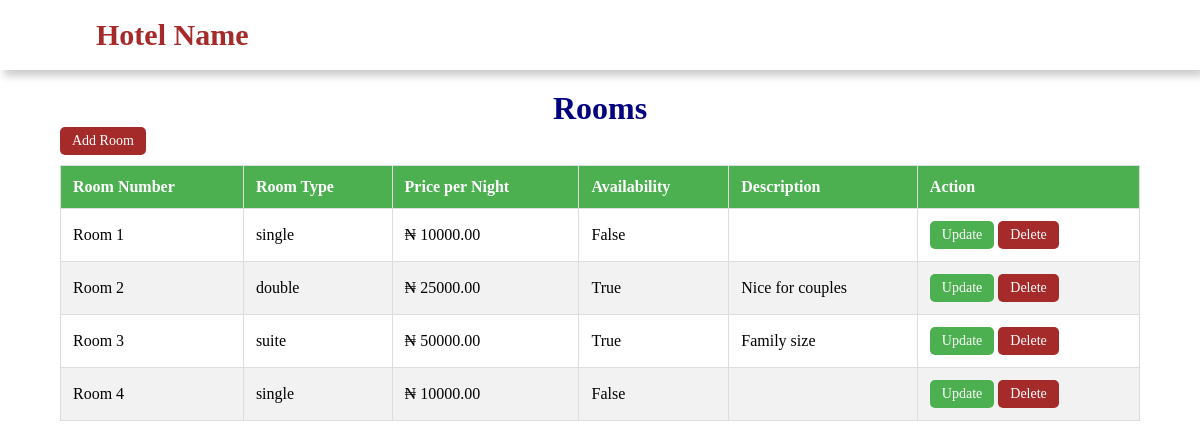
Page /room/ on the committed database.
### hotelapp/models.py (models this page shows, shortened)
class Room(models.Model):
    ROOM_TYPES = [
        ('single', 'Single'),
        ('double', 'Double'),
        ('suite', 'Suite'),
        ('penthouse', 'Penthouse'),
    ]
    room_number = models.CharField(max_length=10)
    room_type = models.CharField(max_length=10, choices=ROOM_TYPES)
    price_per_night = models.DecimalField(max_digits=8, decimal_places=2)
    is_available = models.BooleanField(default=True)
    description = models.TextField(null=True, blank=True)

### hotelapp/views.py (the view)
# urls.py: path('room/', views.room_list,name='room_list'),
def room_list(request):
    rooms = Room.objects.all()
    context = {
        'rooms':rooms
    }
    return render(request, 'main/room_list.html',context)

### templates/main/room_list.html
{% extends 'base.html'%} {% block content%}
<div class="container">
  <h1>Rooms</h1>
  <td>
    <a href="{% url 'room_add'%}" class="btn secondary-btn">Add Room</a>
  </td>
  <table class="responsive-table">
    <thead>
      <tr>
        <th>Room Number</th>
        <th>Room Type</th>
        <th>Price per Night</th>
        <th>Availability</th>
        <th>Description</th>
        <th>Action</th>
      </tr>
    </thead>
    <tbody>
      {% for room in rooms%}
      <tr>
        <td>{{room.room_number}}</td>
        <td>{{room.room_type}}</td>
        <td>&#8358; {{room.price_per_night}}</td>
        <td>{{room.is_available}}</td>
        <td>{{room.description}}</td>
        <td>
          <a href="{% url 'room_update' room.id %}" class="btn primary-btn"
            >Update</a
          >
          <a href="{% url 'room_delete' room.id %}" class="btn secondary-btn"
            >Delete</a
          >
        </td>
      </tr>
      {% endfor %}
    </tbody>
  </table>
</div>
{% endblock content%}

### templates/base.html (shortened to what this page needs)
<!DOCTYPE html>
<html lang="en">
  <head>
    {% load static %}
    <link rel="stylesheet" href="{% static 'css/style.css'%}" />
  </head>
  <body>
    <nav>
      <a href="" class="logo">Hotel Name</a>
    </nav>
    {% block content%} {% endblock content%}
  </body>
</html>

### hotelapp/static/css/style.css (style rules this page uses)
* { margin: 0; padding: 0; box-sizing: border-box; }
nav { display: flex; justify-content: space-between; align-items: center; padding: 10px 8%; height: 70px; box-shadow: 4px 6px 8px rgba(0, 0, 0, 0.2); position: fixed; top: 0; left: 0; width: 100%; z-index: 1000; background-color: white; }
.logo { font-size: 30px; text-decoration: none; color: brown; font-weight: bold; }
.container { width: 90%; margin: 90px auto; }
.container h1 { text-align: center; color: navy; }
.responsive-table { width: 100%; border-collapse: collapse; margin: 10px 0; overflow-x: auto; -webkit-overflow-scrolling: touch; }
.responsive-table th, .responsive-table td { padding: 12px; text-align: left; border: 1px solid #ddd; }
.responsive-table tr:nth-child(even) { background-color: #f2f2f2; }
.responsive-table th { background-color: #4CAF50; color: white; }
.btn { display: inline-block; padding: 6px 12px; font-size: 14px; text-decoration: none; border-radius: 5px; color: white; text-align: center; cursor: pointer; }
.primary-btn { background-color: #4CAF50; }
.secondary-btn { background-color: brown; }

### rows in the picture
Room: room_number "Room 1", room_type "single", price_per_night "10000.00", is_available "False"
Room: room_number "Room 2", room_type "double", price_per_night "25000.00", is_available "True", description "Nice for couples"
Room: room_number "Room 3", room_type "suite", price_per_night "50000.00", is_available "True", description "Family size"
Room: room_number "Room 4", room_type "single", price_per_night "10000.00", is_available "False"
